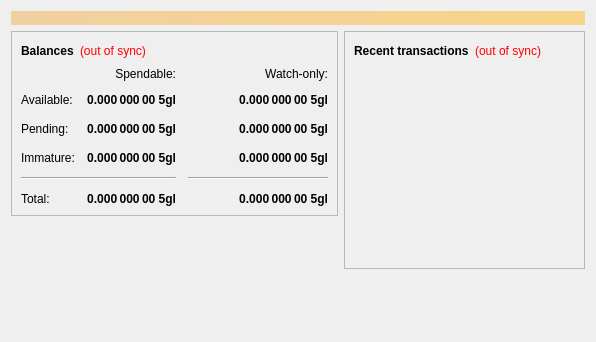
<?xml version="1.0" encoding="UTF-8"?>
<ui version="4.0">
 <class>OverviewPage</class>
 <widget class="QWidget" name="OverviewPage">
  <property name="geometry">
   <rect>
    <x>0</x>
    <y>0</y>
    <width>596</width>
    <height>342</height>
   </rect>
  </property>
  <property name="windowTitle">
   <string>Form</string>
  </property>
  <layout class="QVBoxLayout" name="topLayout">
   <item>
    <widget class="QLabel" name="labelAlerts">
     <property name="visible">
      <bool>false</bool>
     </property>
     <property name="styleSheet">
      <string notr="true">background-color: qlineargradient(x1: 0, y1: 0, x2: 1, y2: 0, stop:0 #F0D0A0, stop:1 #F8D488); color:#000000;</string>
     </property>
     <property name="wordWrap">
      <bool>true</bool>
     </property>
     <property name="margin">
      <number>3</number>
     </property>
    </widget>
   </item>
   <item>
    <layout class="QHBoxLayout" name="horizontalLayout" stretch="1,1">
     <item>
      <layout class="QVBoxLayout" name="verticalLayout_2">
       <item>
        <widget class="QFrame" name="frame">
         <property name="frameShape">
          <enum>QFrame::StyledPanel</enum>
         </property>
         <property name="frameShadow">
          <enum>QFrame::Raised</enum>
         </property>
         <layout class="QVBoxLayout" name="verticalLayout_4">
          <item>
           <layout class="QHBoxLayout" name="horizontalLayout_4">
            <item>
             <widget class="QLabel" name="label_5">
              <property name="font">
               <font>
                <weight>75</weight>
                <bold>true</bold>
               </font>
              </property>
              <property name="text">
               <string>Balances</string>
              </property>
             </widget>
            </item>
            <item>
             <widget class="QLabel" name="labelWalletStatus">
              <property name="cursor">
               <cursorShape>WhatsThisCursor</cursorShape>
              </property>
              <property name="toolTip">
               <string>The displayed information may be out of date. Your wallet automatically synchronizes with the 5GL network after a connection is established, but this process has not completed yet.</string>
              </property>
              <property name="styleSheet">
               <string notr="true">QLabel { color: red; }</string>
              </property>
              <property name="text">
               <string notr="true">(out of sync)</string>
              </property>
              <property name="alignment">
               <set>Qt::AlignLeading|Qt::AlignLeft|Qt::AlignVCenter</set>
              </property>
             </widget>
            </item>
            <item>
             <spacer name="horizontalSpacer_3">
              <property name="orientation">
               <enum>Qt::Horizontal</enum>
              </property>
              <property name="sizeHint" stdset="0">
               <size>
                <width>40</width>
                <height>20</height>
               </size>
              </property>
             </spacer>
            </item>
           </layout>
          </item>
          <item>
           <layout class="QGridLayout" name="gridLayout">
            <property name="spacing">
             <number>12</number>
            </property>
            <item row="2" column="2">
             <widget class="QLabel" name="labelWatchPending">
              <property name="font">
               <font>
                <weight>75</weight>
                <bold>true</bold>
               </font>
              </property>
              <property name="cursor">
               <cursorShape>IBeamCursor</cursorShape>
              </property>
              <property name="toolTip">
               <string>Unconfirmed transactions to watch-only addresses</string>
              </property>
              <property name="text">
               <string notr="true">0.000 000 00 5gl</string>
              </property>
              <property name="alignment">
               <set>Qt::AlignRight|Qt::AlignTrailing|Qt::AlignVCenter</set>
              </property>
              <property name="textInteractionFlags">
               <set>Qt::LinksAccessibleByMouse|Qt::TextSelectableByKeyboard|Qt::TextSelectableByMouse</set>
              </property>
             </widget>
            </item>
            <item row="2" column="1">
             <widget class="QLabel" name="labelUnconfirmed">
              <property name="font">
               <font>
                <weight>75</weight>
                <bold>true</bold>
               </font>
              </property>
              <property name="cursor">
               <cursorShape>IBeamCursor</cursorShape>
              </property>
              <property name="toolTip">
               <string>Total of transactions that have yet to be confirmed, and do not yet count toward the spendable balance</string>
              </property>
              <property name="text">
               <string notr="true">0.000 000 00 5gl</string>
              </property>
              <property name="alignment">
               <set>Qt::AlignRight|Qt::AlignTrailing|Qt::AlignVCenter</set>
              </property>
              <property name="textInteractionFlags">
               <set>Qt::LinksAccessibleByMouse|Qt::TextSelectableByKeyboard|Qt::TextSelectableByMouse</set>
              </property>
             </widget>
            </item>
            <item row="3" column="2">
             <widget class="QLabel" name="labelWatchImmature">
              <property name="font">
               <font>
                <weight>75</weight>
                <bold>true</bold>
               </font>
              </property>
              <property name="cursor">
               <cursorShape>IBeamCursor</cursorShape>
              </property>
              <property name="toolTip">
               <string>Mined balance in watch-only addresses that has not yet matured</string>
              </property>
              <property name="text">
               <string notr="true">0.000 000 00 5gl</string>
              </property>
              <property name="alignment">
               <set>Qt::AlignRight|Qt::AlignTrailing|Qt::AlignVCenter</set>
              </property>
              <property name="textInteractionFlags">
               <set>Qt::LinksAccessibleByMouse|Qt::TextSelectableByKeyboard|Qt::TextSelectableByMouse</set>
              </property>
             </widget>
            </item>
            <item row="4" column="0" colspan="2">
             <widget class="Line" name="line">
              <property name="orientation">
               <enum>Qt::Horizontal</enum>
              </property>
             </widget>
            </item>
            <item row="4" column="2">
             <widget class="Line" name="lineWatchBalance">
              <property name="sizePolicy">
               <sizepolicy hsizetype="Preferred" vsizetype="Fixed">
                <horstretch>0</horstretch>
                <verstretch>0</verstretch>
               </sizepolicy>
              </property>
              <property name="minimumSize">
               <size>
                <width>140</width>
                <height>0</height>
               </size>
              </property>
              <property name="orientation">
               <enum>Qt::Horizontal</enum>
              </property>
             </widget>
            </item>
            <item row="5" column="0">
             <widget class="QLabel" name="labelTotalText">
              <property name="text">
               <string>Total:</string>
              </property>
             </widget>
            </item>
            <item row="3" column="1">
             <widget class="QLabel" name="labelImmature">
              <property name="font">
               <font>
                <weight>75</weight>
                <bold>true</bold>
               </font>
              </property>
              <property name="cursor">
               <cursorShape>IBeamCursor</cursorShape>
              </property>
              <property name="toolTip">
               <string>Mined balance that has not yet matured</string>
              </property>
              <property name="text">
               <string notr="true">0.000 000 00 5gl</string>
              </property>
              <property name="alignment">
               <set>Qt::AlignRight|Qt::AlignTrailing|Qt::AlignVCenter</set>
              </property>
              <property name="textInteractionFlags">
               <set>Qt::LinksAccessibleByMouse|Qt::TextSelectableByKeyboard|Qt::TextSelectableByMouse</set>
              </property>
             </widget>
            </item>
            <item row="2" column="3">
             <spacer name="horizontalSpacer_2">
              <property name="orientation">
               <enum>Qt::Horizontal</enum>
              </property>
              <property name="sizeHint" stdset="0">
               <size>
                <width>40</width>
                <height>20</height>
               </size>
              </property>
             </spacer>
            </item>
            <item row="3" column="0">
             <widget class="QLabel" name="labelImmatureText">
              <property name="text">
               <string>Immature:</string>
              </property>
             </widget>
            </item>
            <item row="5" column="1">
             <widget class="QLabel" name="labelTotal">
              <property name="font">
               <font>
                <weight>75</weight>
                <bold>true</bold>
               </font>
              </property>
              <property name="cursor">
               <cursorShape>IBeamCursor</cursorShape>
              </property>
              <property name="toolTip">
               <string>Your current total balance</string>
              </property>
              <property name="text">
               <string notr="true">0.000 000 00 5gl</string>
              </property>
              <property name="alignment">
               <set>Qt::AlignRight|Qt::AlignTrailing|Qt::AlignVCenter</set>
              </property>
              <property name="textInteractionFlags">
               <set>Qt::LinksAccessibleByMouse|Qt::TextSelectableByKeyboard|Qt::TextSelectableByMouse</set>
              </property>
             </widget>
            </item>
            <item row="5" column="2">
             <widget class="QLabel" name="labelWatchTotal">
              <property name="font">
               <font>
                <weight>75</weight>
                <bold>true</bold>
               </font>
              </property>
              <property name="cursor">
               <cursorShape>IBeamCursor</cursorShape>
              </property>
              <property name="toolTip">
               <string>Current total balance in watch-only addresses</string>
              </property>
              <property name="text">
               <string notr="true">0.000 000 00 5gl</string>
              </property>
              <property name="alignment">
               <set>Qt::AlignRight|Qt::AlignTrailing|Qt::AlignVCenter</set>
              </property>
              <property name="textInteractionFlags">
               <set>Qt::LinksAccessibleByMouse|Qt::TextSelectableByKeyboard|Qt::TextSelectableByMouse</set>
              </property>
             </widget>
            </item>
            <item row="0" column="2">
             <widget class="QLabel" name="labelWatchonly">
              <property name="text">
               <string>Watch-only:</string>
              </property>
              <property name="alignment">
               <set>Qt::AlignRight|Qt::AlignTrailing|Qt::AlignVCenter</set>
              </property>
             </widget>
            </item>
            <item row="1" column="0">
             <widget class="QLabel" name="labelBalanceText">
              <property name="text">
               <string>Available:</string>
              </property>
             </widget>
            </item>
            <item row="1" column="1">
             <widget class="QLabel" name="labelBalance">
              <property name="font">
               <font>
                <weight>75</weight>
                <bold>true</bold>
               </font>
              </property>
              <property name="cursor">
               <cursorShape>IBeamCursor</cursorShape>
              </property>
              <property name="toolTip">
               <string>Your current spendable balance</string>
              </property>
              <property name="text">
               <string notr="true">0.000 000 00 5gl</string>
              </property>
              <property name="alignment">
               <set>Qt::AlignRight|Qt::AlignTrailing|Qt::AlignVCenter</set>
              </property>
              <property name="textInteractionFlags">
               <set>Qt::LinksAccessibleByMouse|Qt::TextSelectableByKeyboard|Qt::TextSelectableByMouse</set>
              </property>
             </widget>
            </item>
            <item row="1" column="2">
             <widget class="QLabel" name="labelWatchAvailable">
              <property name="font">
               <font>
                <weight>75</weight>
                <bold>true</bold>
               </font>
              </property>
              <property name="cursor">
               <cursorShape>IBeamCursor</cursorShape>
              </property>
              <property name="toolTip">
               <string>Your current balance in watch-only addresses</string>
              </property>
              <property name="text">
               <string notr="true">0.000 000 00 5gl</string>
              </property>
              <property name="alignment">
               <set>Qt::AlignRight|Qt::AlignTrailing|Qt::AlignVCenter</set>
              </property>
              <property name="textInteractionFlags">
               <set>Qt::LinksAccessibleByMouse|Qt::TextSelectableByKeyboard|Qt::TextSelectableByMouse</set>
              </property>
             </widget>
            </item>
            <item row="2" column="0">
             <widget class="QLabel" name="labelPendingText">
              <property name="text">
               <string>Pending:</string>
              </property>
             </widget>
            </item>
            <item row="0" column="1">
             <widget class="QLabel" name="labelSpendable">
              <property name="text">
               <string>Spendable:</string>
              </property>
              <property name="alignment">
               <set>Qt::AlignRight|Qt::AlignTrailing|Qt::AlignVCenter</set>
              </property>
             </widget>
            </item>
           </layout>
          </item>
         </layout>
        </widget>
       </item>
       <item>
        <spacer name="verticalSpacer">
         <property name="orientation">
          <enum>Qt::Vertical</enum>
         </property>
         <property name="sizeHint" stdset="0">
          <size>
           <width>20</width>
           <height>40</height>
          </size>
         </property>
        </spacer>
       </item>
      </layout>
     </item>
     <item>
      <layout class="QVBoxLayout" name="verticalLayout_3">
       <item>
        <widget class="QFrame" name="frame_2">
         <property name="frameShape">
          <enum>QFrame::StyledPanel</enum>
         </property>
         <property name="frameShadow">
          <enum>QFrame::Raised</enum>
         </property>
         <layout class="QVBoxLayout" name="verticalLayout">
          <item>
           <layout class="QHBoxLayout" name="horizontalLayout_2">
            <item>
             <widget class="QLabel" name="label_4">
              <property name="font">
               <font>
                <weight>75</weight>
                <bold>true</bold>
               </font>
              </property>
              <property name="text">
               <string>Recent transactions</string>
              </property>
             </widget>
            </item>
            <item>
             <widget class="QLabel" name="labelTransactionsStatus">
              <property name="cursor">
               <cursorShape>WhatsThisCursor</cursorShape>
              </property>
              <property name="toolTip">
               <string>The displayed information may be out of date. Your wallet automatically synchronizes with the 5GL network after a connection is established, but this process has not completed yet.</string>
              </property>
              <property name="styleSheet">
               <string notr="true">QLabel { color: red; }</string>
              </property>
              <property name="text">
               <string notr="true">(out of sync)</string>
              </property>
              <property name="alignment">
               <set>Qt::AlignRight|Qt::AlignTrailing|Qt::AlignVCenter</set>
              </property>
             </widget>
            </item>
            <item>
             <spacer name="horizontalSpacer">
              <property name="orientation">
               <enum>Qt::Horizontal</enum>
              </property>
              <property name="sizeHint" stdset="0">
               <size>
                <width>40</width>
                <height>20</height>
               </size>
              </property>
             </spacer>
            </item>
           </layout>
          </item>
          <item>
           <widget class="QListView" name="listTransactions">
            <property name="styleSheet">
             <string notr="true">QListView { background: transparent; }</string>
            </property>
            <property name="frameShape">
             <enum>QFrame::NoFrame</enum>
            </property>
            <property name="verticalScrollBarPolicy">
             <enum>Qt::ScrollBarAlwaysOff</enum>
            </property>
            <property name="horizontalScrollBarPolicy">
             <enum>Qt::ScrollBarAlwaysOff</enum>
            </property>
            <property name="selectionMode">
             <enum>QAbstractItemView::NoSelection</enum>
            </property>
           </widget>
          </item>
         </layout>
        </widget>
       </item>
       <item>
        <spacer name="verticalSpacer_2">
         <property name="orientation">
          <enum>Qt::Vertical</enum>
         </property>
         <property name="sizeHint" stdset="0">
          <size>
           <width>20</width>
           <height>40</height>
          </size>
         </property>
        </spacer>
       </item>
      </layout>
     </item>
    </layout>
   </item>
  </layout>
 </widget>
 <resources/>
 <connections/>
</ui>
